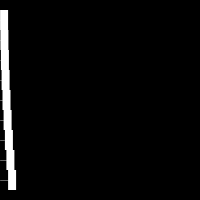
Frame 1 (no input)
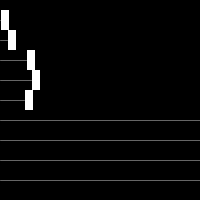
Frame 60 (the mouse pressed at the canvas centre just before this capture)
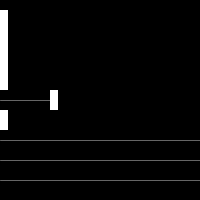
Frame 120 (the mouse held since frame 60 and released just before this capture)

The Processing sketch that drew these frames (run headless with seeded random() and noise(); from frame 60 on, the mouse is pressed at the canvas centre):

// Processing sketch: Modulo
// ── Modulo.pde
/**
 * Modulo.
 * 
 * The modulo operator (%) returns the remainder of a number 
 * divided by another. As in this example, it is often used 
 * to keep numerical values within a set range.
 */

int num = 20;
float c;

void setup()
{
  size(200,200);
  fill(255);
  frameRate(30);
}

void draw() 
{ 
  background(0);
  c+=0.1;
  for(int i=1; i<height/num; i++) { 
    float x = (c%i)*i*i;
    stroke(102);
    line(0, i*num, x, i*num);
    noStroke();
    rect(x, i*num-num/2, 8, num);
  } 
} 
